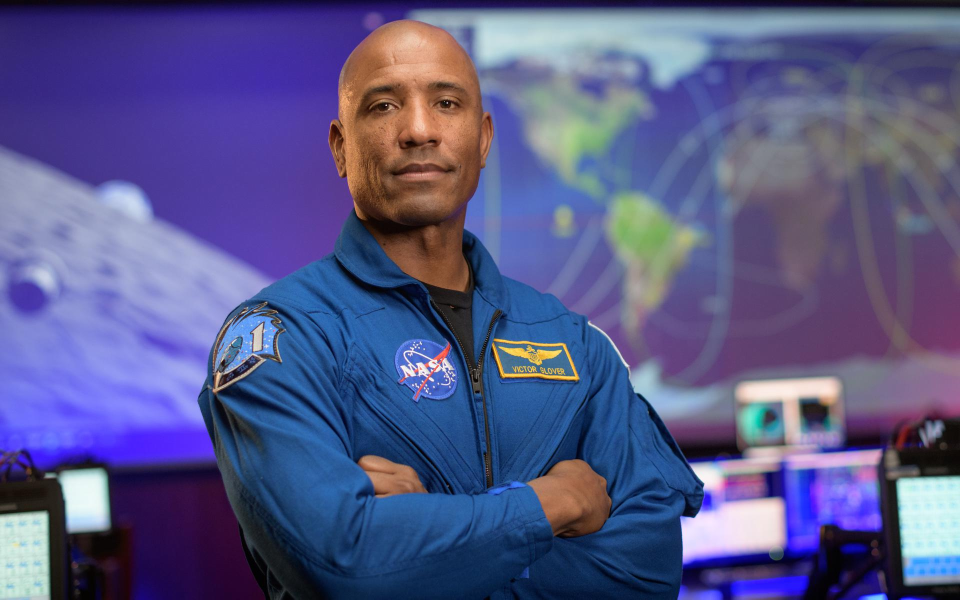
#> input picture test_data/collection_40/photo_01.jpg, 1920 x 1199 px (shown at 1/2 size)
$ python -i faces.py   (imports and definitions only)
#> lines starting #> are read from the running program, lines starting #| are printed output that depends on the picture
### app/config.py
"""Settings come from environment variables (for local use: the .env file, mode 600).

Everything is read and validated once, at import. A missing or invalid value stops the
program with a message that names the variable, instead of failing later at random.
"""
import hashlib
import hmac
import os
from dataclasses import dataclass
from pathlib import Path

from .envfile import load_env_file

BASE_DIR = Path(__file__).resolve().parent.parent
MODELS_DIR = BASE_DIR / "models"

ALLOWED_EXTENSIONS = {".jpg", ".jpeg", ".png", ".webp", ".heic", ".heif"}


class ConfigError(RuntimeError):
    pass


@dataclass
class Settings:
    database_url: str
    secret_key: str
    data_dir: Path
    cookie_secure: bool
    event_retention_days: int       # default lifetime of an event's photos and face data
    max_retention_days: int
    result_link_minutes: int        # lifetime of a visitor's result links
    match_threshold: float          # cosine similarity needed to show a photo as a possible match
    strong_match: float             # above this the result is labelled "closer resemblance"
    max_results: int                # cap on possible matches returned by one search
    max_upload_mb: int
    max_selfie_mb: int
    max_event_pixels: int
    max_selfie_pixels: int
    max_files_per_request: int
    search_concurrency: int         # searches computed in parallel
    search_queue: int               # searches allowed to wait; more get "busy, try again"
    searches_per_10_min: int        # per visitor IP and event
    worker_threads: int
    style_threads: int
    min_free_disk_mb: int
    db_pool_max: int
    log_level: str
    public_base_url: str            # address guests use (e.g. the Vercel domain); "" = this server's address

    def derived_key(self, purpose: str) -> str:
        """Separate keys (e.g. for photo links), derived from SECRET_KEY."""
        return hmac.new(self.secret_key.encode(), purpose.encode(), hashlib.sha256).hexdigest()


def _get_int(env, name, default, low, high, problems):
    raw = env.get(name, str(default))
    try:
        value = int(raw.replace("_", ""))
    except ValueError:
        problems.append(f"{name} must be a whole number (got {raw!r})")
        return default
    if not low <= value <= high:
        problems.append(f"{name} must be between {low} and {high} (got {value})")
    return value


def _get_float(env, name, default, low, high, problems):
    raw = env.get(name, str(default))
    try:
        value = float(raw)
    except ValueError:
        problems.append(f"{name} must be a number (got {raw!r})")
        return default
    if not low <= value <= high:
        problems.append(f"{name} must be between {low} and {high} (got {value})")
    return value


def _get_bool(env, name, default, problems):
    raw = env.get(name, "true" if default else "false").strip().lower()
    if raw in ("1", "true", "yes", "on"):
        return True
    if raw in ("0", "false", "no", "off"):
        return False
    problems.append(f"{name} must be true or false (got {raw!r})")
    return default


def load_settings(env=None) -> Settings:
    env = os.environ if env is None else env
    problems: list[str] = []

    database_url = env.get("DATABASE_URL", "")
    if not database_url.startswith(("postgresql://", "postgres://")):
        problems.append("DATABASE_URL is missing (expected postgresql://user:password@host:port/database)")
    secret_key = env.get("SECRET_KEY", "")
    if len(secret_key) < 32:
        problems.append("SECRET_KEY is missing or shorter than 32 characters")

    s = Settings(
        database_url=database_url,
        secret_key=secret_key,
        data_dir=Path(env.get("DATA_DIR", str(BASE_DIR / "data"))).resolve(),
        cookie_secure=_get_bool(env, "COOKIE_SECURE", False, problems),
        event_retention_days=_get_int(env, "EVENT_RETENTION_DAYS", 90, 1, 365, problems),
        max_retention_days=365,
        result_link_minutes=_get_int(env, "RESULT_LINK_MINUTES", 120, 5, 7 * 24 * 60, problems),
        match_threshold=_get_float(env, "MATCH_THRESHOLD", 0.363, 0.2, 0.9, problems),
        strong_match=_get_float(env, "STRONG_MATCH", 0.5, 0.2, 0.99, problems),
        max_results=_get_int(env, "MAX_RESULTS", 60, 1, 1000, problems),
        max_upload_mb=_get_int(env, "MAX_UPLOAD_MB", 30, 1, 200, problems),
        max_selfie_mb=_get_int(env, "MAX_SELFIE_MB", 15, 1, 50, problems),
        max_event_pixels=_get_int(env, "MAX_EVENT_PIXELS", 80_000_000, 1_000_000, 200_000_000, problems),
        max_selfie_pixels=_get_int(env, "MAX_SELFIE_PIXELS", 40_000_000, 1_000_000, 200_000_000, problems),
        max_files_per_request=_get_int(env, "MAX_FILES_PER_REQUEST", 5, 1, 50, problems),
        search_concurrency=_get_int(env, "SEARCH_CONCURRENCY", 2, 1, 32, problems),
        search_queue=_get_int(env, "SEARCH_QUEUE", 64, 0, 1000, problems),
        searches_per_10_min=_get_int(env, "SEARCHES_PER_10_MIN", 30, 1, 100_000, problems),
        worker_threads=_get_int(env, "WORKER_THREADS", 2, 1, 16, problems),
        style_threads=_get_int(env, "STYLE_THREADS", 1, 0, 1, problems),
        min_free_disk_mb=_get_int(env, "MIN_FREE_DISK_MB", 1024, 0, 10_000_000, problems),
        db_pool_max=_get_int(env, "DB_POOL_MAX", 20, 2, 200, problems),
        log_level=env.get("LOG_LEVEL", "INFO").upper(),
        public_base_url=env.get("PUBLIC_BASE_URL", "").strip().rstrip("/"),
    )
    if s.public_base_url and not s.public_base_url.startswith(("https://", "http://")):
        problems.append(f"PUBLIC_BASE_URL must start with https:// (got {s.public_base_url!r})")
    if s.strong_match < s.match_threshold:
        problems.append("STRONG_MATCH must not be lower than MATCH_THRESHOLD")
    if problems:
        raise ConfigError("Configuration problems:\n  - " + "\n  - ".join(problems))
    return s


load_env_file()
try:
    settings = load_settings()
except ConfigError as exc:
    raise SystemExit(str(exc)) from None

### app/envfile.py
"""Reads the local .env file (KEY=VALUE lines). Kept separate from config.py so tools that
need only one value (like migrations) do not require the full, validated settings."""
import os
from pathlib import Path

ENV_FILE = Path(__file__).resolve().parent.parent / ".env"


def load_env_file(path: Path = ENV_FILE) -> None:
    """Variables already set in the real environment win over the file."""
    if not path.exists():
        return
    for line in path.read_text().splitlines():
        line = line.strip()
        if not line or line.startswith("#") or "=" not in line:
            continue
        key, value = line.split("=", 1)
        os.environ.setdefault(key.strip(), value.strip().strip('"').strip("'"))


# [15 lines left out: function update_env_file, not called in this run]

### app/faces.py
"""Face detection and face recognition with OpenCV.

- YuNet finds faces in a photo (returns a box + 5 landmarks per face).
- SFace turns each face into an "embedding": 128 numbers that describe the face.
  Two photos of the same person give embeddings that point in a similar direction,
  so we compare faces with cosine similarity (1.0 = identical, ~0 = unrelated).
"""
import threading
from dataclasses import dataclass

import cv2
import numpy as np
from PIL import Image

from . import images
from .config import MODELS_DIR, settings

# [1 line not run here, left out]

# [1 line that did not run here, left out]
# [1 line that did not run here, left out]

MAX_DETECT_SIDE = 2560   # large photos are scaled down to this before detection
MIN_FACE_PX = 24         # ignore faces smaller than this (too blurry to recognise)
CLOSE_UP_SIDES = (480, 320)  # smaller sizes tried when no face is found (close-ups)
DETECT_SCORE = 0.8       # how sure YuNet must be that something is a face

# The match threshold (cosine similarity) is a setting: MATCH_THRESHOLD, default 0.363,
# the value the SFace authors publish for 1:1 verification. It is NOT calibrated for
# searching a whole event, so every result is presented as a "possible match".

ImageError = images.ImageRejected  # kept for older callers


@dataclass
class Face:
    box: tuple[int, int, int, int]  # x, y, width, height in original image pixels
    score: float                    # detection confidence
    embedding: np.ndarray           # 128 float32 values, length normalised to 1

    @property
    def area(self) -> int:
        return self.box[2] * self.box[3]


def load_image(data: bytes) -> Image.Image:
    """Safely decode a selfie (format and size limits applied; see images.py)."""
    return images.decode(data, settings.max_selfie_pixels, target_side=MAX_DETECT_SIDE)


def models_available() -> bool:
    return DETECTOR_PATH.is_file() and RECOGNIZER_PATH.is_file()


# OpenCV models are not safe to share between threads, so each thread gets its own copy.
_local = threading.local()


def _models():
    if not hasattr(_local, "detector"):
        _local.detector = cv2.FaceDetectorYN.create(str(DETECTOR_PATH), "", (320, 320), DETECT_SCORE, 0.3, 5000)
        _local.recognizer = cv2.FaceRecognizerSF.create(str(RECOGNIZER_PATH), "")
    return _local.detector, _local.recognizer


CONFIDENT_SCORE = 0.9                     # upright, clear faces score above this
STRAIGHTEN_ANGLES = (-90, -60, -30, 30, 60, 90)


def _straighten(bgr: np.ndarray, det: np.ndarray, detector) -> tuple[np.ndarray, np.ndarray]:
    """Re-detect a strongly tilted face (e.g. someone floating in space).

    YuNet is trained on roughly upright faces; on a face tilted ~60 degrees it can still
    fire, but with wrong eye/mouth points, which ruins the embedding. So we cut out the
    area around the face, turn it in 30-degree steps, and keep the version the detector
    is clearly more confident about. Returns (image, detection) to compute the embedding from.
    """
    x, y, w, h = det[:4]
    cx, cy, half = x + w / 2, y + h / 2, max(w, h)
    x0, y0 = int(max(0, cx - half)), int(max(0, cy - half))
    x1, y1 = int(min(bgr.shape[1], cx + half)), int(min(bgr.shape[0], cy + half))
    crop = bgr[y0:y1, x0:x1]
    size = (crop.shape[1], crop.shape[0])
    best_score, best = det[14] + 0.05, (bgr, det)  # must be clearly better than the original
    for angle in STRAIGHTEN_ANGLES:
        turned = cv2.warpAffine(crop, cv2.getRotationMatrix2D((size[0] / 2, size[1] / 2), angle, 1.0), size)
        detector.setInputSize(size)
        _, found = detector.detect(turned)
        for d in [] if found is None else found:
            near_middle = abs(d[0] + d[2] / 2 - size[0] / 2) < size[0] * 0.3 and abs(d[1] + d[3] / 2 - size[1] / 2) < size[1] * 0.3
            if near_middle and d[14] > best_score:
                best_score, best = d[14], (turned, d)
    return best


def find_faces(img: Image.Image) -> list[Face]:
    """Detect every face in the image and compute an embedding for each one."""
    detector, recognizer = _models()
    # YuNet misses a face that fills most of the picture (a close-up selfie), so if nothing
    # is found at the normal size we try again on smaller copies, where the face fits.
    for max_side in (MAX_DETECT_SIDE, *CLOSE_UP_SIDES):
        scale = min(1.0, max_side / max(img.size))
        work = img.resize((round(img.width * scale), round(img.height * scale)), Image.LANCZOS) if scale < 1.0 else img
        bgr = cv2.cvtColor(np.asarray(work), cv2.COLOR_RGB2BGR)
        detector.setInputSize((bgr.shape[1], bgr.shape[0]))
        _, detections = detector.detect(bgr)
        if detections is not None:
            break
    else:
        return []

    faces = []
    for det in detections:
        if min(det[2], det[3]) < MIN_FACE_PX:
            continue
        source, landmarks = bgr, det
        if det[14] < CONFIDENT_SCORE:
            source, landmarks = _straighten(bgr, det, detector)
        aligned = recognizer.alignCrop(source, landmarks)  # rotate/crop the face using the eye & mouth landmarks
        emb = recognizer.feature(aligned).flatten().astype(np.float32)
        emb /= np.linalg.norm(emb) + 1e-10
        x, y, w, h = (det[:4] / scale).round().astype(int).tolist()
        faces.append(Face((x, y, w, h), float(det[14]), emb))
    return faces

>>> import cv2
>>> picture = cv2.imread('../test_data/collection_40/photo_01.jpg', cv2.IMREAD_GRAYSCALE)
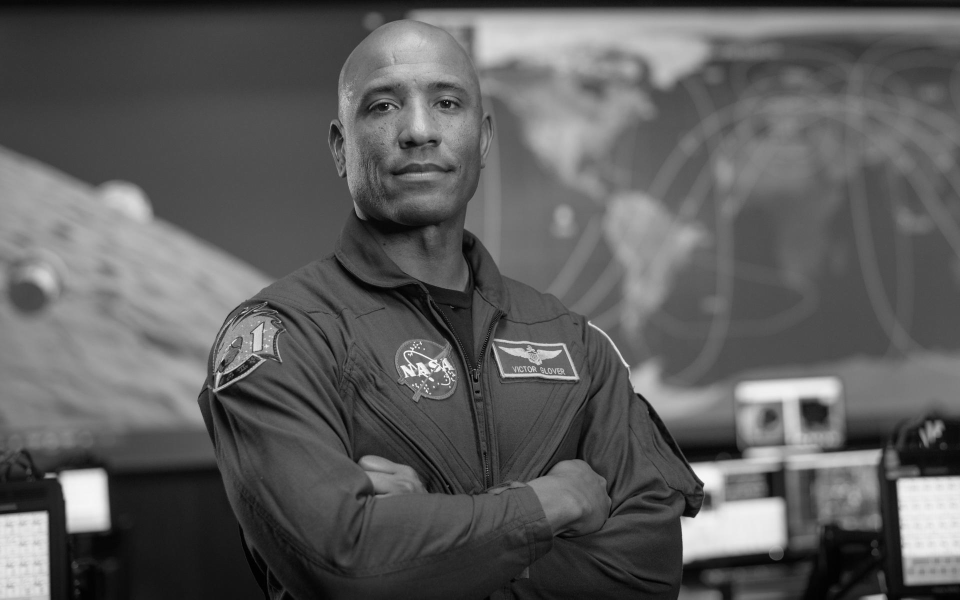
#> picture: shape (1199, 1920) (shown at 1/2 size); min 0, max 255, mean 93.8
#> (the run stopped early here; a loop or call above may not have finished)

$ run again, on test_data/collection_40/photo_02.jpg
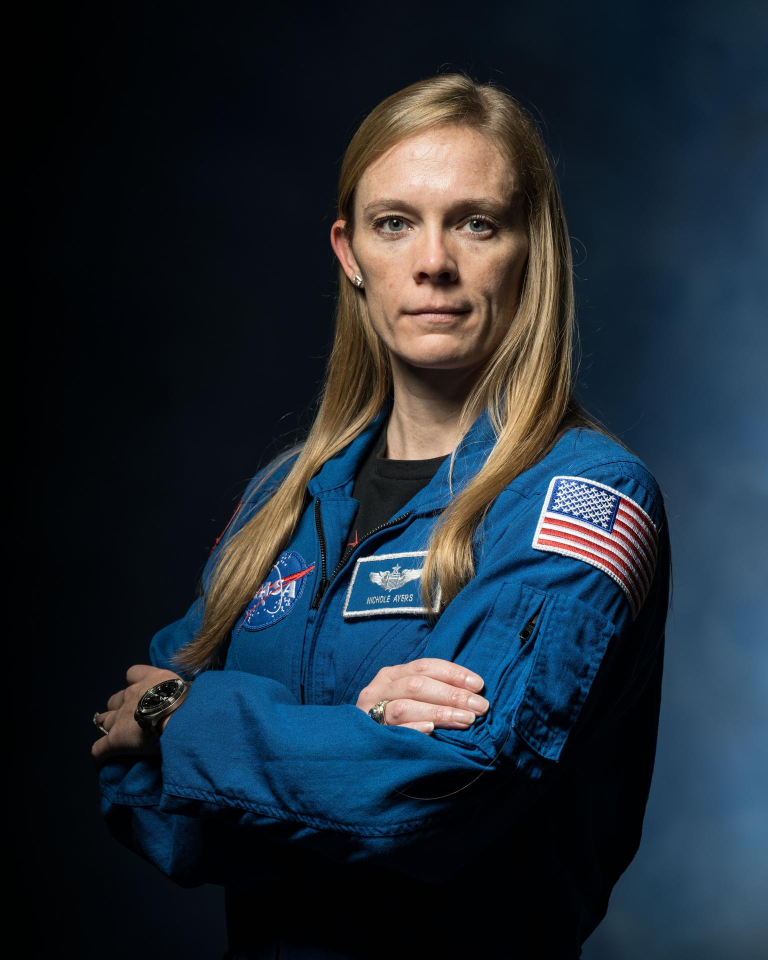
#> input picture test_data/collection_40/photo_02.jpg, 1536 x 1920 px (shown at 1/2 size)
#> `picture = cv2.imread('../test_data/collection_40/photo_01.jpg', cv2.IM..`:
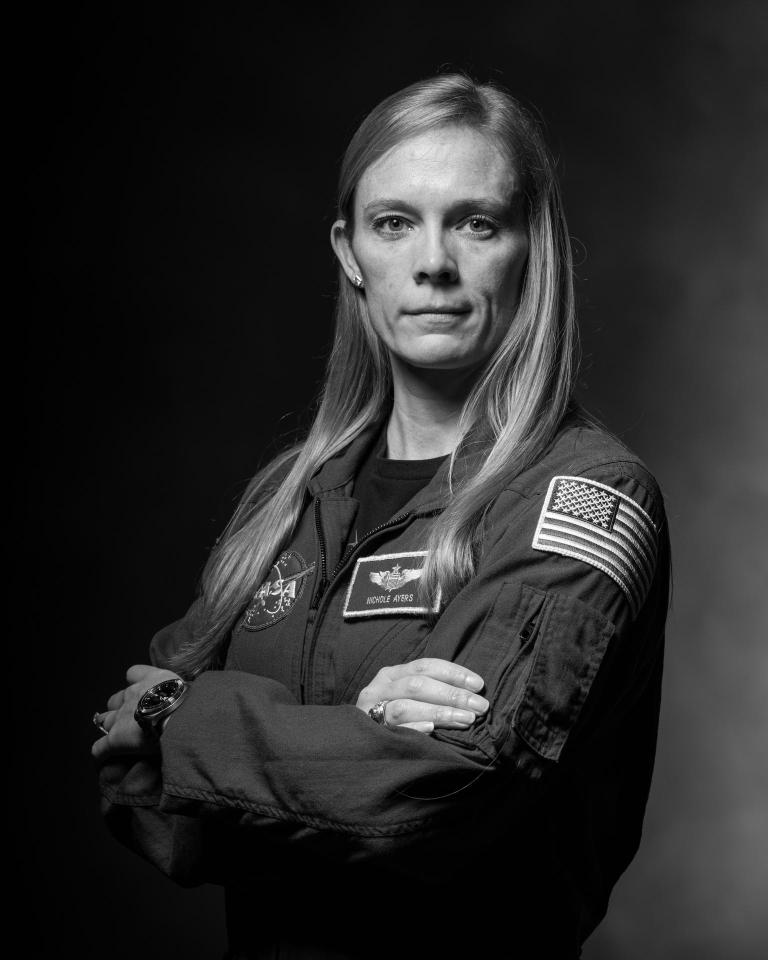
#> picture: shape (1920, 1536) (shown at 1/2 size); min 0, max 255, mean 40.5

$ run again, on test_data/collection_40/photo_03.jpg
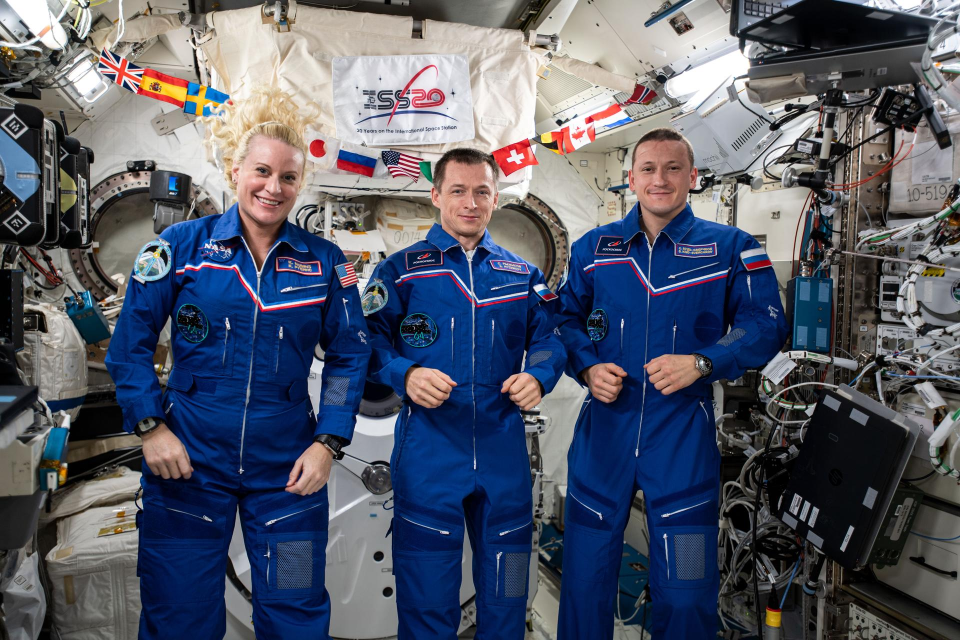
#> input picture test_data/collection_40/photo_03.jpg, 1920 x 1280 px (shown at 1/2 size)
#> `picture = cv2.imread('../test_data/collection_40/photo_01.jpg', cv2.IM..`:
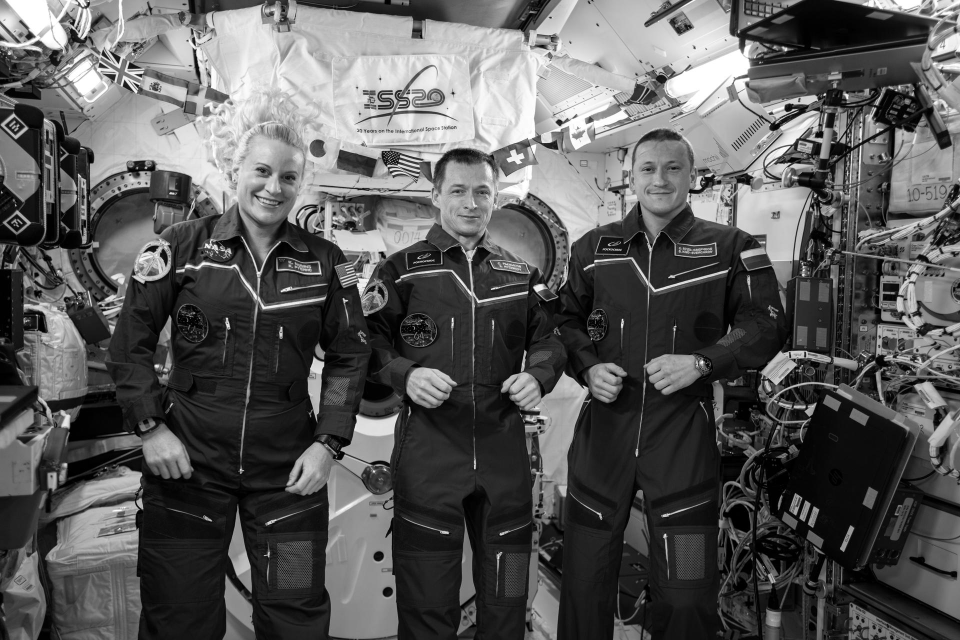
#> picture: shape (1280, 1920) (shown at 1/2 size); min 0, max 255, mean 89.7

$ run again, on test_data/collection_40/photo_04.jpg
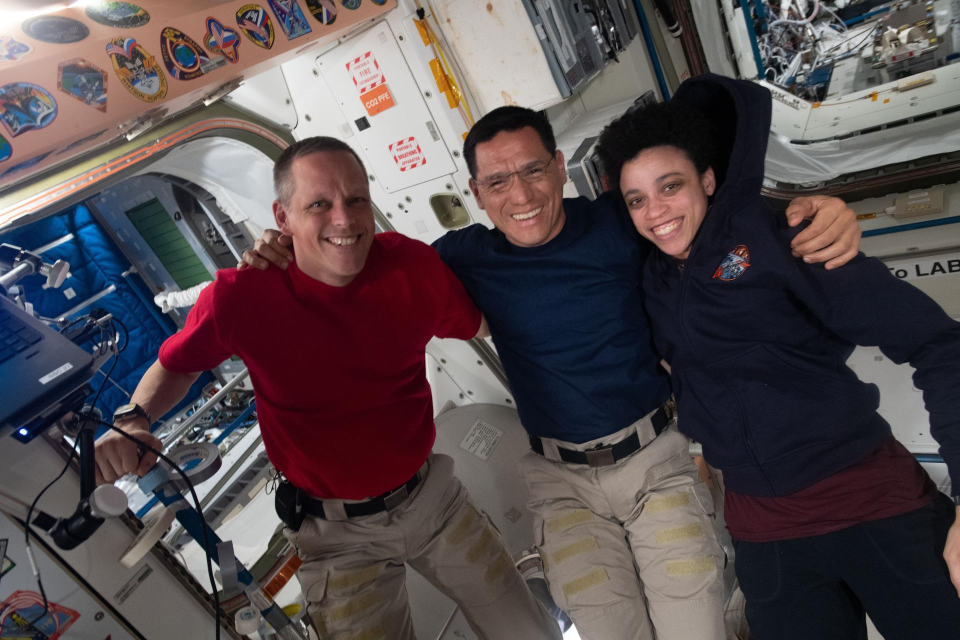
#> input picture test_data/collection_40/photo_04.jpg, 1920 x 1280 px (shown at 1/2 size)
#> `picture = cv2.imread('../test_data/collection_40/photo_01.jpg', cv2.IM..`:
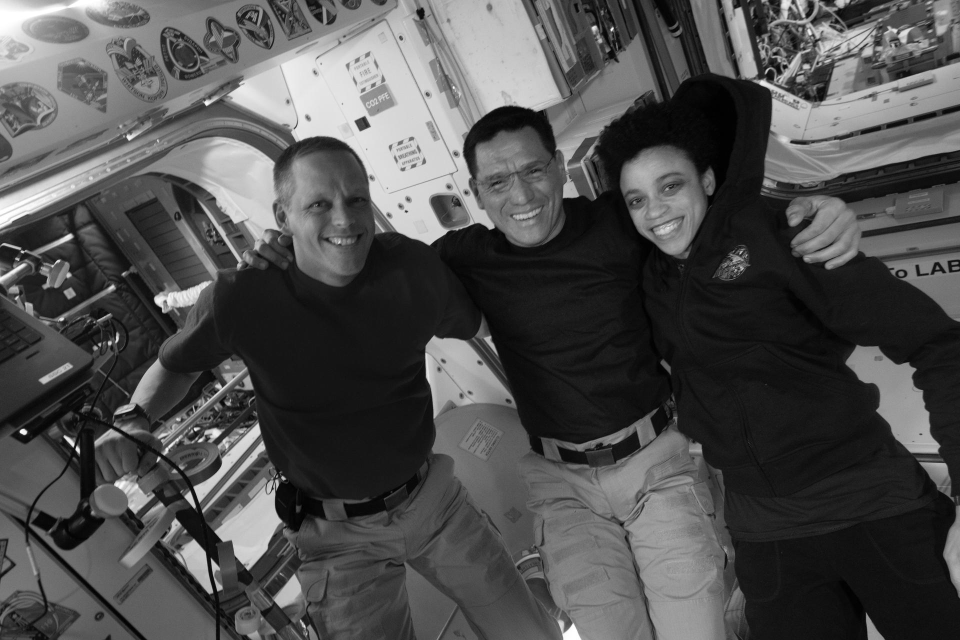
#> picture: shape (1280, 1920) (shown at 1/2 size); min 0, max 255, mean 79.3
